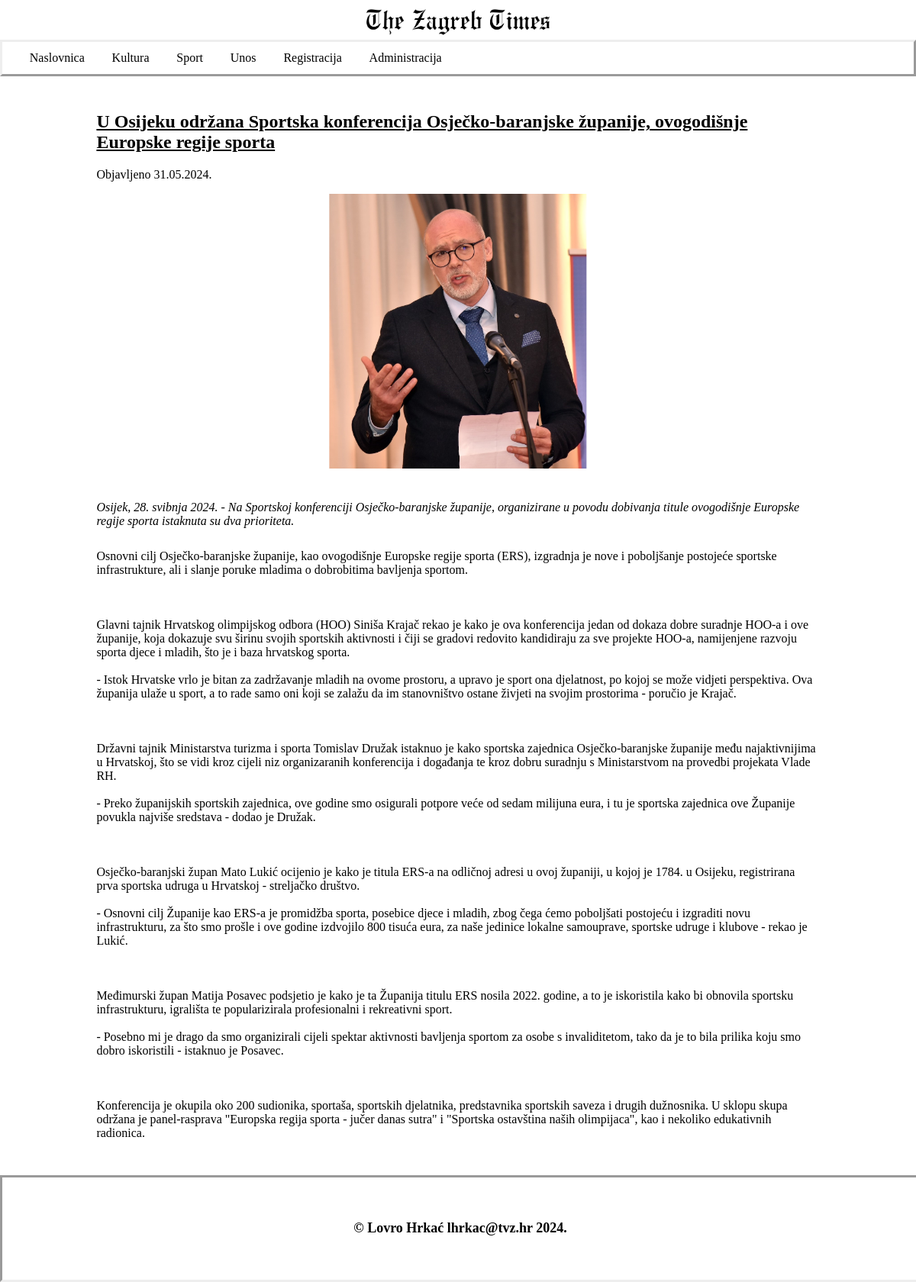
Page /clanak.php?id=1 on the committed database.
### tables this page shows
CREATE TABLE `vijesti` (
  `id` int(11) NOT NULL,
  `datum` varchar(32) NOT NULL,
  `naslov` varchar(300) NOT NULL,
  `sazetak` text NOT NULL,
  `tekst` text NOT NULL,
  `slika` varchar(64) NOT NULL,
  `kategorija` varchar(64) NOT NULL,
  `arhiva` tinyint(1) NOT NULL
);

### clanak.php (the view, shortened to what this page needs)
<!DOCTYPE html>
<html lang="hr">
<head>
    <link rel="stylesheet" type="text/css" href="style.css">
</head>
<body>
<header>
<img id="logo" src="img/zgtimes.png"/>
<nav>
<?php
include("menu.php");
?>
</nav>
</header>
<main>
<?php
include 'connect.php';
    $id   = (int)$_GET['id'];
    $query = "SELECT * FROM vijesti WHERE id=$id";
    $result = mysqli_query($dbc, $query);
    $result = mysqli_fetch_array($result);
    ?>
<section role="main" id="clanak">
 <div class="row">
 <h1 id="naslov" class="title"><?php
 echo $result['naslov'];
 ?></h1>
 <p>Objavljeno <?php
 echo "<span>".$result['datum']."</span>";
 ?></p>
 </div>
 <section class="slika">
 <?php
 echo '<img id="slika" src="' . UPLPATH . $result['slika'] . '"/>';
 ?>
 </section>
 <section class="about">
 <p>
 <?php
 echo "<i>".$result['sazetak']."</i>";
 ?>
 </p>
 </section>
 <section class="sadrzaj">
 <?php
echo '<pre>'.$result['tekst'].'</pre>';
 ?>
 </section>
 </section>
 </main>
 <footer>
<?php
print"<div>© Lovro Hrkać lhrkac@tvz.hr ". date('Y') . '.</div>';
?>
</footer>
</body>
</html>

### style.css (style rules this page uses)
body { display:flex; flex-direction:column; }
main { margin-top:10%; margin-bottom:5%; }
header { width:100%; position:fixed;top:0;left:0; display:flex; flex-direction:column; z-index:20; background-color:white; }
#logo { width:20%; height:20%; display: block; margin-left: auto; margin-right: auto; padding-top:1%; padding-bottom:0.5%; }
nav { width:100%; height:30%; }
footer { height:8%; width:100%; position:fixed;bottom:0;left:0; z-index:20; display:flex; flex-direction:column; border-bottom:2%; border-style: inset; font-weight:bold; align-items:center; justify-content: center; font-size:large; background-color: white; }
h1 { margin-left:10%; text-decoration: underline; }
#naslov { margin-left:0%; text-decoration: underline; }
#slika { position: relative; left: 50%; transform: translateX(-50%); overflow: hidden; object-fit: cover; height: 30vw; margin-bottom: 1%; }
section { margin-bottom:3%; }
#clanak { margin-bottom:10%; margin-left:10%; margin-right:10%; }
pre { white-space: pre-wrap; font-family:'Times New Roman', Times, serif; }

### rows in the picture
vijesti: naslov "U Osijeku održana Sportska konferencija Osječko-baranjske županije, ovogodišnje Europske regije sporta", datum "31.05.2024.", slika (picture), sazetak "Osijek, 28. svibnja 2024. - Na Sportskoj konferenciji Osječko-baranjske županije, organizirane u povodu dobivanja titule ovogodišnje Europske regije sporta istaknuta su dva prioriteta.", tekst "Osnovni cilj Osječko-baranjske županije, kao ovogodišnje Europske regije sporta (ERS), izgradnja je nove i poboljšanje postojeće sportske infrastrukture, ali i slanje poruke mladima o dobrobitima bavljenja sportom. Glavni tajnik Hrvatskog olimpijskog odbora (HOO) Siniša Krajač rekao je kako je ova konferencija jedan od dokaza dobre suradnje HOO-a i ove županije, koja dokazuje svu širinu svojih sportskih aktivnosti i čiji se gradovi redovito kandidiraju za sve projekte HOO-a, namijenjene razvoju sporta djece i mladih, što je i baza hrvatskog sporta. - Istok Hrvatske vrlo je bitan za zadržavanje mladih na ovome prostoru, a upravo je sport ona djelatnost, po kojoj se može vidjeti perspektiva.…"
